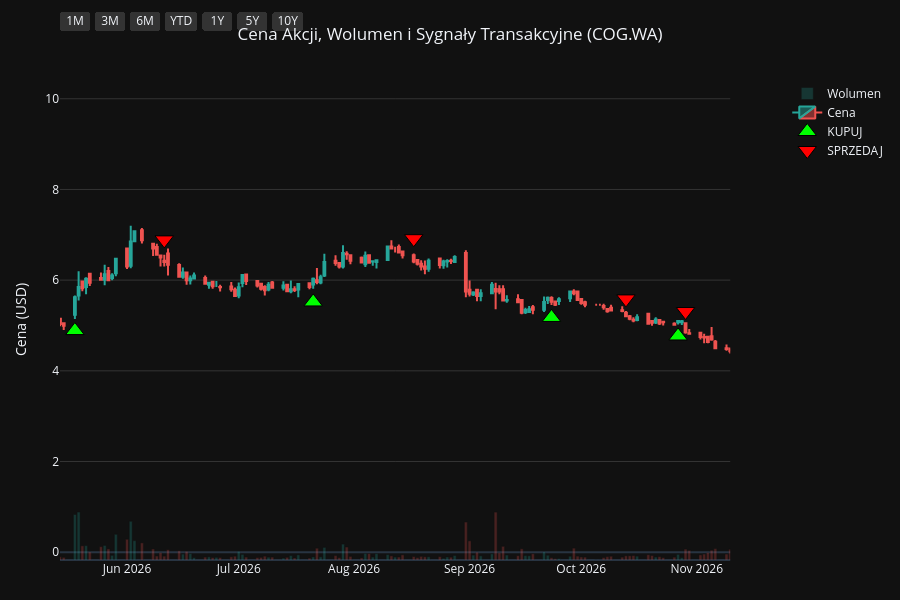
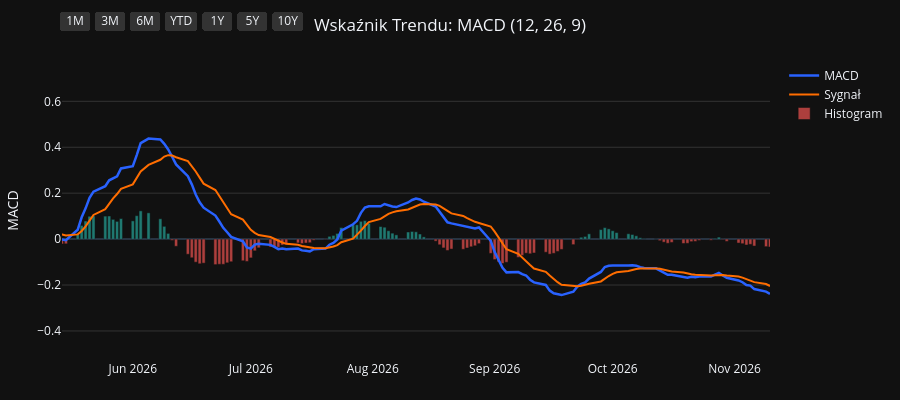
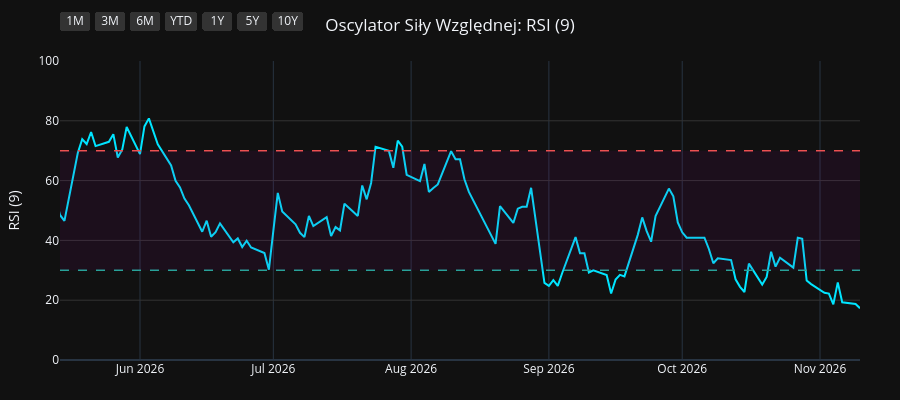
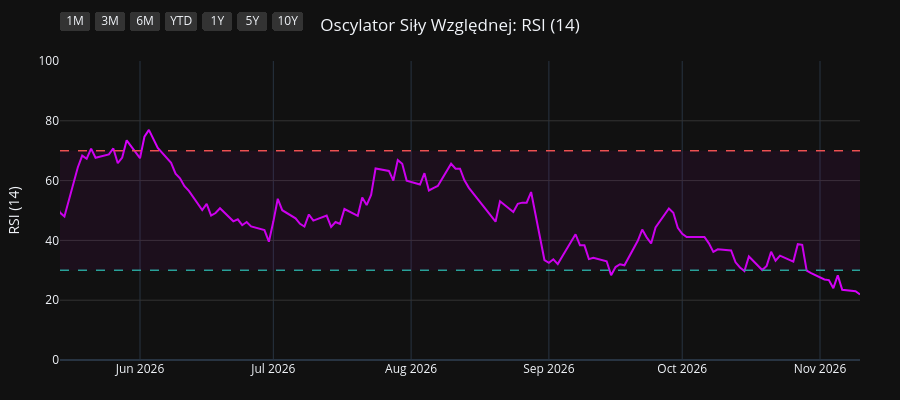

Here is the notebook cell these charts were saved with, in order:
### Code cell
import os
import yfinance as yf
import pandas as pd
import pandas_ta as ta
import plotly.graph_objects as go
from plotly.subplots import make_subplots

# 1. Pobranie i przygotowanie danych
symbol = os.environ.get("STOCK_TICKER", "").strip().upper()
if not symbol:
    raise RuntimeError("Set STOCK_TICKER before running price_extractor.ipynb")
df = yf.Ticker(symbol).history(period="10y")
df.index = df.index.tz_localize(None)

# Wskaźniki i sygnały
df.ta.macd(fast=12, slow=26, signal=9, append=True)
df.ta.rsi(length=9, append=True)
df.ta.rsi(length=14, append=True)
df.ta.rsi(length=21, append=True)
df.dropna(inplace=True)

macd = df['MACD_12_26_9']
signal = df['MACDs_12_26_9']
wczorajszy_macd = macd.shift(1)
wczorajszy_signal = signal.shift(1)

df['Decyzja'] = 'BRAK'
df.loc[(macd > signal) & (wczorajszy_macd <= wczorajszy_signal), 'Decyzja'] = 'KUPUJ'
df.loc[(macd < signal) & (wczorajszy_macd >= wczorajszy_signal), 'Decyzja'] = 'SPRZEDAJ'

df_kupuj = df[df['Decyzja'] == 'KUPUJ']
df_sprzedaj = df[df['Decyzja'] == 'SPRZEDAJ']
df_dywidendy = df[df['Dividends'] > 0]
df_splity = df[df['Stock Splits'] > 0]

# Wspólna konfiguracja osi X
konfiguracja_osi_x = dict(
    type="date",
    showspikes=True, spikemode="across", spikesnap="cursor", spikedash="dot", spikecolor="#ffffff", spikethickness=1, hoverformat="%Y-%m-%d",
    rangeselector=dict(
        buttons=list([
            dict(count=1, label="1M", step="month", stepmode="backward"),
            dict(count=3, label="3M", step="month", stepmode="backward"),
            dict(count=6, label="6M", step="month", stepmode="backward"),
            dict(count=1, label="YTD", step="year", stepmode="todate"),
            dict(count=1, label="1Y", step="year", stepmode="backward"),
            dict(count=5, label="5Y", step="year", stepmode="backward"),
            dict(step="all", label="10Y")
        ]),
        bgcolor="#333333", activecolor="#2962ff", x=0, y=1.1
    )
)

# ==========================================
# WYKRES 1: CENA + WOLUMEN + SYGNAŁY
# ==========================================
fig1 = make_subplots(specs=[[{"secondary_y": True}]])

kolory_wolumenu = ['#26a69a' if row['Close'] >= row['Open'] else '#ef5350' for index, row in df.iterrows()]
fig1.add_trace(go.Bar(x=df.index, y=df['Volume'], marker_color=kolory_wolumenu, opacity=0.25, name='Wolumen'), secondary_y=True)
fig1.add_trace(go.Candlestick(x=df.index, open=df['Open'], high=df['High'], low=df['Low'], close=df['Close'], name='Cena', increasing_line_color='#26a69a', decreasing_line_color='#ef5350'), secondary_y=False)
fig1.add_trace(go.Scatter(x=df_kupuj.index, y=df_kupuj['Low'] * 0.95, customdata=df_kupuj[['Low', 'High']], mode='markers', marker=dict(symbol='triangle-up', size=16, color='#00ff00', line=dict(width=1, color='black')), name='KUPUJ', hovertemplate='KUPUJ<br>Najniższa: %{customdata[0]:.2f}<br>Najwyższa: %{customdata[1]:.2f}<extra></extra>'), secondary_y=False)
fig1.add_trace(go.Scatter(x=df_sprzedaj.index, y=df_sprzedaj['High'] * 1.05, customdata=df_sprzedaj[['Low', 'High']], mode='markers', marker=dict(symbol='triangle-down', size=16, color='#ff0000', line=dict(width=1, color='black')), name='SPRZEDAJ', hovertemplate='SPRZEDAJ<br>Najniższa: %{customdata[0]:.2f}<br>Najwyższa: %{customdata[1]:.2f}<extra></extra>'), secondary_y=False)

if not df_dywidendy.empty:
    fig1.add_trace(go.Scatter(x=df_dywidendy.index, y=df_dywidendy['Low'] * 0.90, mode='markers+text', marker=dict(symbol='circle', size=12, color='#29b6f6', line=dict(width=1, color='white')), text=df_dywidendy['Dividends'].apply(lambda x: f"{x}$"), textposition="bottom center", name='Dywidenda', showlegend=False, hovertemplate='Dywidenda: %{text}<extra></extra>', textfont=dict(color="#29b6f6")), secondary_y=False)
if not df_splity.empty:
                    fig1.add_trace(go.Scatter(x=df_splity.index, y=df_splity['High'], mode='markers+text', marker=dict(symbol='star', size=16, color='#ffee58', line=dict(width=1, color='black')), text=df_splity['Stock Splits'].apply(lambda x: f"{x:g}:1" if x >= 1 else f"1:{1 / x:g}"), textposition="top center", name='Split', hovertemplate='%{text}<extra></extra>', textfont=dict(color="#ffee58")), secondary_y=False)

fig1.update_layout(title=dict(text=f"Cena Akcji, Wolumen i Sygnały Transakcyjne ({symbol})", x=0.5, xanchor='center'), dragmode='pan', xaxis_rangeslider_visible=False, template='plotly_dark', height=600, hovermode='x unified', margin=dict(l=60, r=40, t=60, b=40))
fig1.update_xaxes(**konfiguracja_osi_x)
fig1.update_xaxes(range=[df.index.max() - pd.Timedelta(days=180), df.index.max()])
fig1.update_yaxes(title_text="Cena (USD)", secondary_y=False, gridcolor='#333333')
fig1.update_yaxes(range=[0, df['Volume'].max() * 4], showgrid=False, showticklabels=False, secondary_y=True)
fig1.show(config={'scrollZoom': True})

# ==========================================
# WYKRES 2: WSKAŹNIK MACD
# ==========================================
fig2 = go.Figure()
fig2.add_trace(go.Scatter(x=df.index, y=df['MACD_12_26_9'], line=dict(color='#2962ff', width=2.5), name='MACD'))
fig2.add_trace(go.Scatter(x=df.index, y=df['MACDs_12_26_9'], line=dict(color='#ff6d00', width=2), name='Sygnał'))
kolory_macd = ['#26a69a' if val >= 0 else '#ef5350' for val in df['MACDh_12_26_9']]
fig2.add_trace(go.Bar(x=df.index, y=df['MACDh_12_26_9'], marker_color=kolory_macd, name='Histogram', opacity=0.7))
fig2.update_layout(title=dict(text="Wskaźnik Trendu: MACD (12, 26, 9)", x=0.5, xanchor='center'), dragmode='pan', xaxis_rangeslider_visible=False, template='plotly_dark', height=400, hovermode='x unified', margin=dict(l=60, r=40, t=60, b=40))
fig2.update_xaxes(**konfiguracja_osi_x)
fig2.update_xaxes(range=[df.index.max() - pd.Timedelta(days=180), df.index.max()])
fig2.update_yaxes(title_text="MACD", gridcolor='#333333')
fig2.show(config={'scrollZoom': True})

# ==========================================
# WYKRES 3: OSCYLATOR RSI (9)
# ==========================================
fig3 = go.Figure()
fig3.add_trace(go.Scatter(x=df.index, y=df['RSI_9'], line=dict(color='#00e5ff', width=2), name='RSI (9)'))
fig3.add_hline(y=70, line_dash="dash", line_color="#ef5350", line_width=1.5)
fig3.add_hline(y=30, line_dash="dash", line_color="#26a69a", line_width=1.5)
fig3.add_hrect(y0=30, y1=70, line_width=0, fillcolor="purple", opacity=0.1)
fig3.update_layout(title=dict(text="Oscylator Siły Względnej: RSI (9)", x=0.5, xanchor='center'), dragmode='pan', xaxis_rangeslider_visible=False, template='plotly_dark', height=400, hovermode='x unified', margin=dict(l=60, r=40, t=60, b=40))
fig3.update_xaxes(**konfiguracja_osi_x)
fig3.update_xaxes(range=[df.index.max() - pd.Timedelta(days=180), df.index.max()])
fig3.update_yaxes(title_text="RSI (9)", range=[0, 100], gridcolor='#333333')
fig3.show(config={'scrollZoom': True})

# ==========================================
# WYKRES 4: OSCYLATOR RSI (14)
# ==========================================
fig4 = go.Figure()
fig4.add_trace(go.Scatter(x=df.index, y=df['RSI_14'], line=dict(color='#d500f9', width=2), name='RSI (14)'))
fig4.add_hline(y=70, line_dash="dash", line_color="#ef5350", line_width=1.5)
fig4.add_hline(y=30, line_dash="dash", line_color="#26a69a", line_width=1.5)
fig4.add_hrect(y0=30, y1=70, line_width=0, fillcolor="purple", opacity=0.1)
fig4.update_layout(title=dict(text="Oscylator Siły Względnej: RSI (14)", x=0.5, xanchor='center'), dragmode='pan', xaxis_rangeslider_visible=False, template='plotly_dark', height=400, hovermode='x unified', margin=dict(l=60, r=40, t=60, b=40))
fig4.update_xaxes(**konfiguracja_osi_x)
fig4.update_xaxes(range=[df.index.max() - pd.Timedelta(days=180), df.index.max()])
fig4.update_yaxes(title_text="RSI (14)", range=[0, 100], gridcolor='#333333')
fig4.show(config={'scrollZoom': True})

# ==========================================
# WYKRES 5: OSCYLATOR RSI (21)
# ==========================================
fig5 = go.Figure()
fig5.add_trace(go.Scatter(x=df.index, y=df['RSI_21'], line=dict(color='#64dd17', width=2), name='RSI (21)'))
fig5.add_hline(y=70, line_dash="dash", line_color="#ef5350", line_width=1.5)
fig5.add_hline(y=30, line_dash="dash", line_color="#26a69a", line_width=1.5)
fig5.add_hrect(y0=30, y1=70, line_width=0, fillcolor="purple", opacity=0.1)
fig5.update_layout(title=dict(text="Oscylator Siły Względnej: RSI (21)", x=0.5, xanchor='center'), dragmode='pan', xaxis_rangeslider_visible=False, template='plotly_dark', height=400, hovermode='x unified', margin=dict(l=60, r=40, t=60, b=40))
fig5.update_xaxes(**konfiguracja_osi_x)
fig5.update_xaxes(range=[df.index.max() - pd.Timedelta(days=180), df.index.max()])
fig5.update_yaxes(title_text="RSI (21)", range=[0, 100], gridcolor='#333333')
fig5.show(config={'scrollZoom': True})

### Figure 1 — Plotly figure (JSON) as saved in the notebook; plotly's stock layout.template omitted (floating-point values rounded to 4 significant figures; data arrays with more than 128 entries replaced by an {"elided": "..."} marker saying what was removed)
{"data": [{"marker": {"color": {"elided": "2506 str values"}}, "name": "Wolumen", "opacity": 0.25, "type": "bar", "x": {"elided": "2506 str values"}, "xaxis": "x", "y": {"elided": "2506 int values"}, "yaxis": "y2"}, {"close": {"elided": "2506 float values"}, "decreasing": {"line": {"color": "#ef5350"}}, "high": {"elided": "2506 float values"}, "increasing": {"line": {"color": "#26a69a"}}, "low": {"elided": "2506 float values"}, "name": "Cena", "open": {"elided": "2506 float values"}, "type": "candlestick", "x": {"elided": "2506 str values"}, "xaxis": "x", "yaxis": "y"}, {"customdata": {"elided": "78x2 float values"}, "hovertemplate": "KUPUJ<br>Najniższa: %{customdata[0]:.2f}<br>Najwyższa: %{customdata[1]:.2f}<extra></extra>", "marker": {"color": "#00ff00", "line": {"color": "black", "width": 1}, "size": 16, "symbol": "triangle-up"}, "mode": "markers", "name": "KUPUJ", "type": "scatter", "x": ["2017-01-05T00:00:00", "2017-02-22T00:00:00", "2017-04-24T00:00:00", "2017-07-05T00:00:00", "2017-07-14T00:00:00", "2017-08-07T00:00:00", "2017-08-22T00:00:00", "2017-09-26T00:00:00", "2017-10-27T00:00:00", "2018-01-03T00:00:00", "2018-01-26T00:00:00", "2018-02-26T00:00:00", "2018-05-04T00:00:00", "2018-05-09T00:00:00", "2018-06-08T00:00:00", "2018-06-27T00:00:00", "2018-08-10T00:00:00", "2018-10-12T00:00:00", "2019-01-02T00:00:00", "2019-04-15T00:00:00", "2019-05-31T00:00:00", "2019-08-14T00:00:00", "2019-10-01T00:00:00", "2019-12-04T00:00:00", "2020-03-26T00:00:00", "2020-05-22T00:00:00", "2020-06-24T00:00:00", "2020-08-04T00:00:00", "2020-09-28T00:00:00", "2020-11-09T00:00:00", "2021-02-05T00:00:00", "2021-03-05T00:00:00", "2021-03-30T00:00:00", "2021-05-31T00:00:00", "2021-07-23T00:00:00", "2021-09-30T00:00:00", "2021-10-25T00:00:00", "2021-12-08T00:00:00", "2021-12-28T00:00:00", "2022-03-02T00:00:00", "2022-06-29T00:00:00", "2022-09-20T00:00:00", "2022-11-07T00:00:00", "2022-11-17T00:00:00", "2022-11-24T00:00:00", "2023-01-04T00:00:00", "2023-02-27T00:00:00", "2023-03-23T00:00:00", "2023-06-21T00:00:00", "2023-08-02T00:00:00", "2023-08-29T00:00:00", "2023-10-09T00:00:00", "2023-11-20T00:00:00", "2024-02-06T00:00:00", "2024-03-14T00:00:00", "2024-04-10T00:00:00", "2024-05-13T00:00:00", "2024-06-03T00:00:00", "2024-08-13T00:00:00", "2024-09-18T00:00:00", "2024-11-04T00:00:00", "2024-11-22T00:00:00", "2025-02-19T00:00:00", "2025-04-15T00:00:00", "2025-05-14T00:00:00", "2025-06-26T00:00:00", "2025-08-21T00:00:00", "2025-09-05T00:00:00", "2025-09-26T00:00:00", "2025-11-20T00:00:00", "2025-12-12T00:00:00", "2026-02-16T00:00:00", "2026-03-17T00:00:00", "2026-04-08T00:00:00", "2026-05-18T00:00:00", "2026-07-21T00:00:00", "2026-09-23T00:00:00", "2026-10-27T00:00:00"], "xaxis": "x", "y": [0.9874, 1.222, 0.9751, 0.9565, 0.9504, 0.8948, 0.8455, 0.8825, 0.8701, 0.9257, 1.049, 0.9936, 1.149, 1.109, 1.044, 0.9658, 1.24, 1.051, 1.044, 1.175, 0.9887, 1.077, 1.136, 0.8974, 0.5787, 0.6901, 0.8007, 0.7194, 0.9515, 0.851, 1.509, 2.035, 2.429, 2.383, 2.886, 3.096, 3.418, 2.943, 2.895, 3.623, 3.148, 2.9, 3.213, 3.134, 3.205, 3.781, 6.343, 7.778, 6.213, 7.742, 7.961, 6.65, 7.61, 7.135, 7.714, 7.909, 8.284, 7.505, 7.182, 6.284, 5.71, 5.881, 6.032, 7.448, 7.31, 6.693, 6.36, 6.242, 6.27, 6.132, 4.74, 4.587, 4.514, 4.484, 4.888, 5.519, 5.177, 4.769], "yaxis": "y"}, {"customdata": {"elided": "78x2 float values"}, "hovertemplate": "SPRZEDAJ<br>Najniższa: %{customdata[0]:.2f}<br>Najwyższa: %{customdata[1]:.2f}<extra></extra>", "marker": {"color": "#ff0000", "line": {"color": "black", "width": 1}, "size": 16, "symbol": "triangle-down"}, "mode": "markers", "name": "SPRZEDAJ", "type": "scatter", "x": ["2017-02-01T00:00:00", "2017-02-24T00:00:00", "2017-05-24T00:00:00", "2017-07-12T00:00:00", "2017-07-21T00:00:00", "2017-08-11T00:00:00", "2017-09-15T00:00:00", "2017-10-05T00:00:00", "2017-12-01T00:00:00", "2018-01-17T00:00:00", "2018-01-31T00:00:00", "2018-04-13T00:00:00", "2018-05-07T00:00:00", "2018-05-16T00:00:00", "2018-06-14T00:00:00", "2018-08-09T00:00:00", "2018-08-28T00:00:00", "2018-11-07T00:00:00", "2019-03-05T00:00:00", "2019-05-03T00:00:00", "2019-07-17T00:00:00", "2019-09-24T00:00:00", "2019-10-17T00:00:00", "2020-01-22T00:00:00", "2020-05-05T00:00:00", "2020-06-15T00:00:00", "2020-06-29T00:00:00", "2020-08-26T00:00:00", "2020-10-14T00:00:00", "2021-01-14T00:00:00", "2021-03-04T00:00:00", "2021-03-17T00:00:00", "2021-04-08T00:00:00", "2021-06-29T00:00:00", "2021-08-19T00:00:00", "2021-10-22T00:00:00", "2021-11-02T00:00:00", "2021-12-27T00:00:00", "2022-02-15T00:00:00", "2022-03-30T00:00:00", "2022-08-22T00:00:00", "2022-10-26T00:00:00", "2022-11-16T00:00:00", "2022-11-18T00:00:00", "2022-12-28T00:00:00", "2023-02-10T00:00:00", "2023-03-13T00:00:00", "2023-04-05T00:00:00", "2023-07-19T00:00:00", "2023-08-17T00:00:00", "2023-09-06T00:00:00", "2023-11-07T00:00:00", "2023-12-05T00:00:00", "2024-02-27T00:00:00", "2024-04-09T00:00:00", "2024-04-24T00:00:00", "2024-05-15T00:00:00", "2024-07-10T00:00:00", "2024-08-28T00:00:00", "2024-10-23T00:00:00", "2024-11-13T00:00:00", "2024-12-17T00:00:00", "2025-03-21T00:00:00", "2025-04-30T00:00:00", "2025-06-02T00:00:00", "2025-07-17T00:00:00", "2025-09-01T00:00:00", "2025-09-19T00:00:00", "2025-10-14T00:00:00", "2025-11-21T00:00:00", "2026-01-30T00:00:00", "2026-03-05T00:00:00", "2026-03-26T00:00:00", "2026-04-29T00:00:00", "2026-06-11T00:00:00", "2026-08-17T00:00:00", "2026-10-13T00:00:00", "2026-10-29T00:00:00"], "xaxis": "x", "y": [1.33, 1.364, 1.187, 1.078, 1.064, 0.9549, 0.9958, 1.023, 1.037, 1.16, 1.207, 1.313, 1.298, 1.269, 1.147, 1.378, 1.558, 1.37, 1.407, 1.313, 1.306, 1.237, 1.298, 1.107, 0.7798, 0.8807, 0.8892, 1.154, 1.077, 1.539, 2.266, 2.505, 2.967, 3.078, 3.912, 3.822, 3.946, 3.329, 4.231, 5.493, 3.902, 3.491, 3.556, 3.542, 4.036, 6.411, 7.822, 9.685, 8.746, 8.694, 8.295, 8.431, 8.82, 8.998, 8.82, 8.978, 9.345, 9.004, 7.786, 6.793, 6.599, 6.93, 8.699, 8.127, 8.164, 7.833, 6.962, 7.135, 7.455, 5.67, 5.366, 5.208, 5.059, 5.502, 6.888, 6.914, 5.586, 5.308], "yaxis": "y"}, {"hovertemplate": "Dywidenda: %{text}<extra></extra>", "marker": {"color": "#29b6f6", "line": {"color": "white", "width": 1}, "size": 12, "symbol": "circle"}, "mode": "markers+text", "name": "Dywidenda", "showlegend": false, "text": ["0.1$", "0.28$", "0.15$", "0.15$", "1.22$"], "textfont": {"color": "#29b6f6"}, "textposition": "bottom center", "type": "scatter", "x": ["2018-03-26T00:00:00", "2019-10-22T00:00:00", "2021-09-29T00:00:00", "2022-07-28T00:00:00", "2023-05-04T00:00:00"], "xaxis": "x", "y": [1.107, 1.063, 2.861, 3.135, 7.902], "yaxis": "y"}], "layout": {"dragmode": "pan", "height": 600, "hovermode": "x unified", "margin": {"b": 40, "l": 60, "r": 40, "t": 60}, "title": {"text": "Cena Akcji, Wolumen i Sygnały Transakcyjne (COG.WA)", "x": 0.5, "xanchor": "center"}, "xaxis": {"anchor": "y", "domain": [0.0, 0.94], "hoverformat": "%Y-%m-%d", "range": ["2026-05-14T00:00:00", "2026-11-10T00:00:00"], "rangeselector": {"activecolor": "#2962ff", "bgcolor": "#333333", "buttons": [{"count": 1, "label": "1M", "step": "month", "stepmode": "backward"}, {"count": 3, "label": "3M", "step": "month", "stepmode": "backward"}, {"count": 6, "label": "6M", "step": "month", "stepmode": "backward"}, {"count": 1, "label": "YTD", "step": "year", "stepmode": "todate"}, {"count": 1, "label": "1Y", "step": "year", "stepmode": "backward"}, {"count": 5, "label": "5Y", "step": "year", "stepmode": "backward"}, {"label": "10Y", "step": "all"}], "x": 0, "y": 1.1}, "rangeslider": {"visible": false}, "showspikes": true, "spikecolor": "#ffffff", "spikedash": "dot", "spikemode": "across", "spikesnap": "cursor", "spikethickness": 1, "type": "date"}, "yaxis": {"anchor": "x", "domain": [0.0, 1.0], "gridcolor": "#333333", "title": {"text": "Cena (USD)"}}, "yaxis2": {"anchor": "x", "overlaying": "y", "range": [0, 27651408], "showgrid": false, "showticklabels": false, "side": "right"}}}

### Figure 2 — Plotly figure (JSON) as saved in the notebook; plotly's stock layout.template omitted (floating-point values rounded to 4 significant figures; data arrays with more than 128 entries replaced by an {"elided": "..."} marker saying what was removed)
{"data": [{"line": {"color": "#2962ff", "width": 2.5}, "name": "MACD", "type": "scatter", "x": {"elided": "2506 str values"}, "y": {"elided": "2506 float values"}}, {"line": {"color": "#ff6d00", "width": 2}, "name": "Sygnał", "type": "scatter", "x": {"elided": "2506 str values"}, "y": {"elided": "2506 float values"}}, {"marker": {"color": {"elided": "2506 str values"}}, "name": "Histogram", "opacity": 0.7, "type": "bar", "x": {"elided": "2506 str values"}, "y": {"elided": "2506 float values"}}], "layout": {"dragmode": "pan", "height": 400, "hovermode": "x unified", "margin": {"b": 40, "l": 60, "r": 40, "t": 60}, "title": {"text": "Wskaźnik Trendu: MACD (12, 26, 9)", "x": 0.5, "xanchor": "center"}, "xaxis": {"hoverformat": "%Y-%m-%d", "range": ["2026-05-14T00:00:00", "2026-11-10T00:00:00"], "rangeselector": {"activecolor": "#2962ff", "bgcolor": "#333333", "buttons": [{"count": 1, "label": "1M", "step": "month", "stepmode": "backward"}, {"count": 3, "label": "3M", "step": "month", "stepmode": "backward"}, {"count": 6, "label": "6M", "step": "month", "stepmode": "backward"}, {"count": 1, "label": "YTD", "step": "year", "stepmode": "todate"}, {"count": 1, "label": "1Y", "step": "year", "stepmode": "backward"}, {"count": 5, "label": "5Y", "step": "year", "stepmode": "backward"}, {"label": "10Y", "step": "all"}], "x": 0, "y": 1.1}, "rangeslider": {"visible": false}, "showspikes": true, "spikecolor": "#ffffff", "spikedash": "dot", "spikemode": "across", "spikesnap": "cursor", "spikethickness": 1, "type": "date"}, "yaxis": {"gridcolor": "#333333", "title": {"text": "MACD"}}}}

### Figure 3 — Plotly figure (JSON) as saved in the notebook; plotly's stock layout.template omitted (floating-point values rounded to 4 significant figures; data arrays with more than 128 entries replaced by an {"elided": "..."} marker saying what was removed)
{"data": [{"line": {"color": "#00e5ff", "width": 2}, "name": "RSI (9)", "type": "scatter", "x": {"elided": "2506 str values"}, "y": {"elided": "2506 float values"}}], "layout": {"dragmode": "pan", "height": 400, "hovermode": "x unified", "margin": {"b": 40, "l": 60, "r": 40, "t": 60}, "shapes": [{"line": {"color": "#ef5350", "dash": "dash", "width": 1.5}, "type": "line", "x0": 0, "x1": 1, "xref": "x domain", "y0": 70, "y1": 70, "yref": "y"}, {"line": {"color": "#26a69a", "dash": "dash", "width": 1.5}, "type": "line", "x0": 0, "x1": 1, "xref": "x domain", "y0": 30, "y1": 30, "yref": "y"}, {"fillcolor": "purple", "line": {"width": 0}, "opacity": 0.1, "type": "rect", "x0": 0, "x1": 1, "xref": "x domain", "y0": 30, "y1": 70, "yref": "y"}], "title": {"text": "Oscylator Siły Względnej: RSI (9)", "x": 0.5, "xanchor": "center"}, "xaxis": {"hoverformat": "%Y-%m-%d", "range": ["2026-05-14T00:00:00", "2026-11-10T00:00:00"], "rangeselector": {"activecolor": "#2962ff", "bgcolor": "#333333", "buttons": [{"count": 1, "label": "1M", "step": "month", "stepmode": "backward"}, {"count": 3, "label": "3M", "step": "month", "stepmode": "backward"}, {"count": 6, "label": "6M", "step": "month", "stepmode": "backward"}, {"count": 1, "label": "YTD", "step": "year", "stepmode": "todate"}, {"count": 1, "label": "1Y", "step": "year", "stepmode": "backward"}, {"count": 5, "label": "5Y", "step": "year", "stepmode": "backward"}, {"label": "10Y", "step": "all"}], "x": 0, "y": 1.1}, "rangeslider": {"visible": false}, "showspikes": true, "spikecolor": "#ffffff", "spikedash": "dot", "spikemode": "across", "spikesnap": "cursor", "spikethickness": 1, "type": "date"}, "yaxis": {"gridcolor": "#333333", "range": [0, 100], "title": {"text": "RSI (9)"}}}}

### Figure 4 — Plotly figure (JSON) as saved in the notebook; plotly's stock layout.template omitted (floating-point values rounded to 4 significant figures; data arrays with more than 128 entries replaced by an {"elided": "..."} marker saying what was removed)
{"data": [{"line": {"color": "#d500f9", "width": 2}, "name": "RSI (14)", "type": "scatter", "x": {"elided": "2506 str values"}, "y": {"elided": "2506 float values"}}], "layout": {"dragmode": "pan", "height": 400, "hovermode": "x unified", "margin": {"b": 40, "l": 60, "r": 40, "t": 60}, "shapes": [{"line": {"color": "#ef5350", "dash": "dash", "width": 1.5}, "type": "line", "x0": 0, "x1": 1, "xref": "x domain", "y0": 70, "y1": 70, "yref": "y"}, {"line": {"color": "#26a69a", "dash": "dash", "width": 1.5}, "type": "line", "x0": 0, "x1": 1, "xref": "x domain", "y0": 30, "y1": 30, "yref": "y"}, {"fillcolor": "purple", "line": {"width": 0}, "opacity": 0.1, "type": "rect", "x0": 0, "x1": 1, "xref": "x domain", "y0": 30, "y1": 70, "yref": "y"}], "title": {"text": "Oscylator Siły Względnej: RSI (14)", "x": 0.5, "xanchor": "center"}, "xaxis": {"hoverformat": "%Y-%m-%d", "range": ["2026-05-14T00:00:00", "2026-11-10T00:00:00"], "rangeselector": {"activecolor": "#2962ff", "bgcolor": "#333333", "buttons": [{"count": 1, "label": "1M", "step": "month", "stepmode": "backward"}, {"count": 3, "label": "3M", "step": "month", "stepmode": "backward"}, {"count": 6, "label": "6M", "step": "month", "stepmode": "backward"}, {"count": 1, "label": "YTD", "step": "year", "stepmode": "todate"}, {"count": 1, "label": "1Y", "step": "year", "stepmode": "backward"}, {"count": 5, "label": "5Y", "step": "year", "stepmode": "backward"}, {"label": "10Y", "step": "all"}], "x": 0, "y": 1.1}, "rangeslider": {"visible": false}, "showspikes": true, "spikecolor": "#ffffff", "spikedash": "dot", "spikemode": "across", "spikesnap": "cursor", "spikethickness": 1, "type": "date"}, "yaxis": {"gridcolor": "#333333", "range": [0, 100], "title": {"text": "RSI (14)"}}}}
